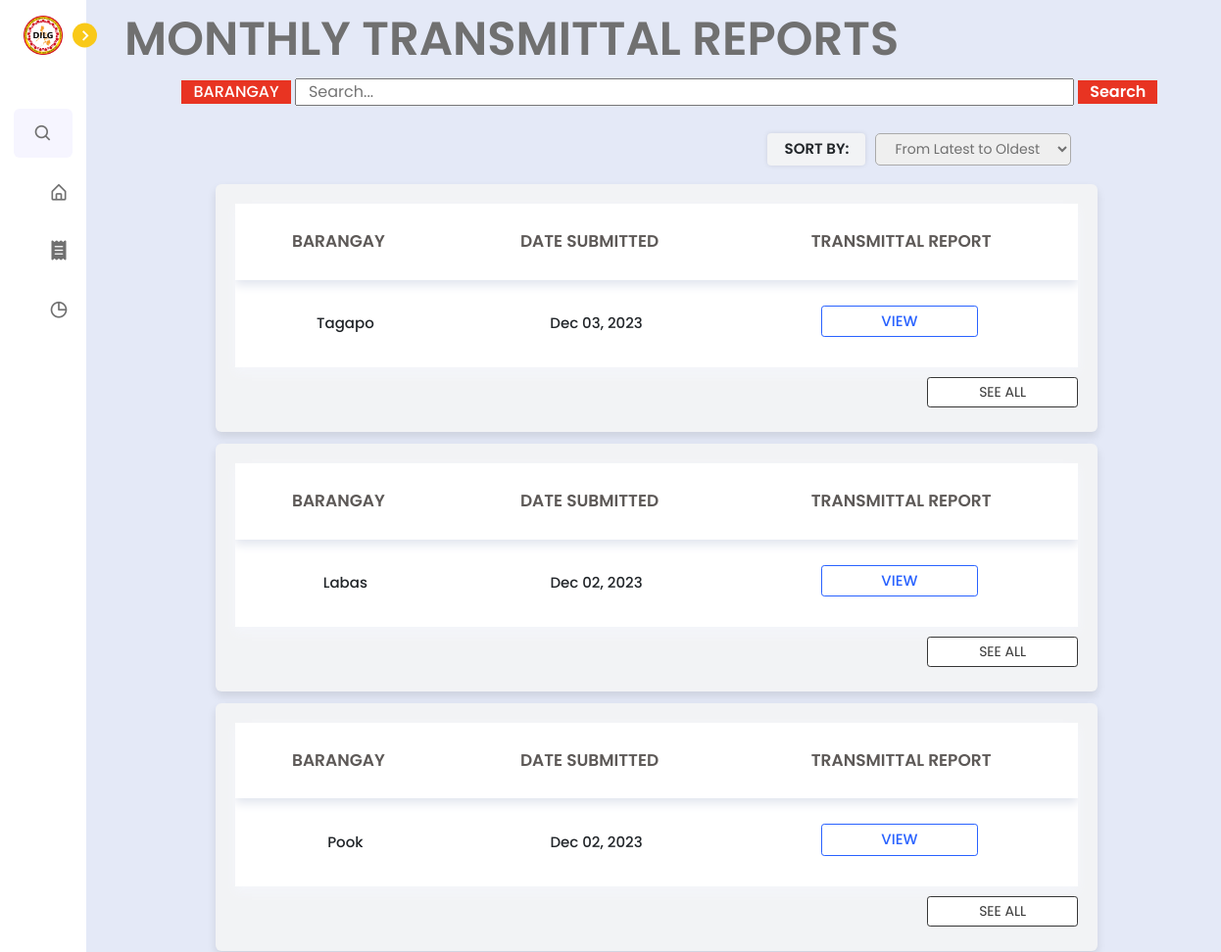
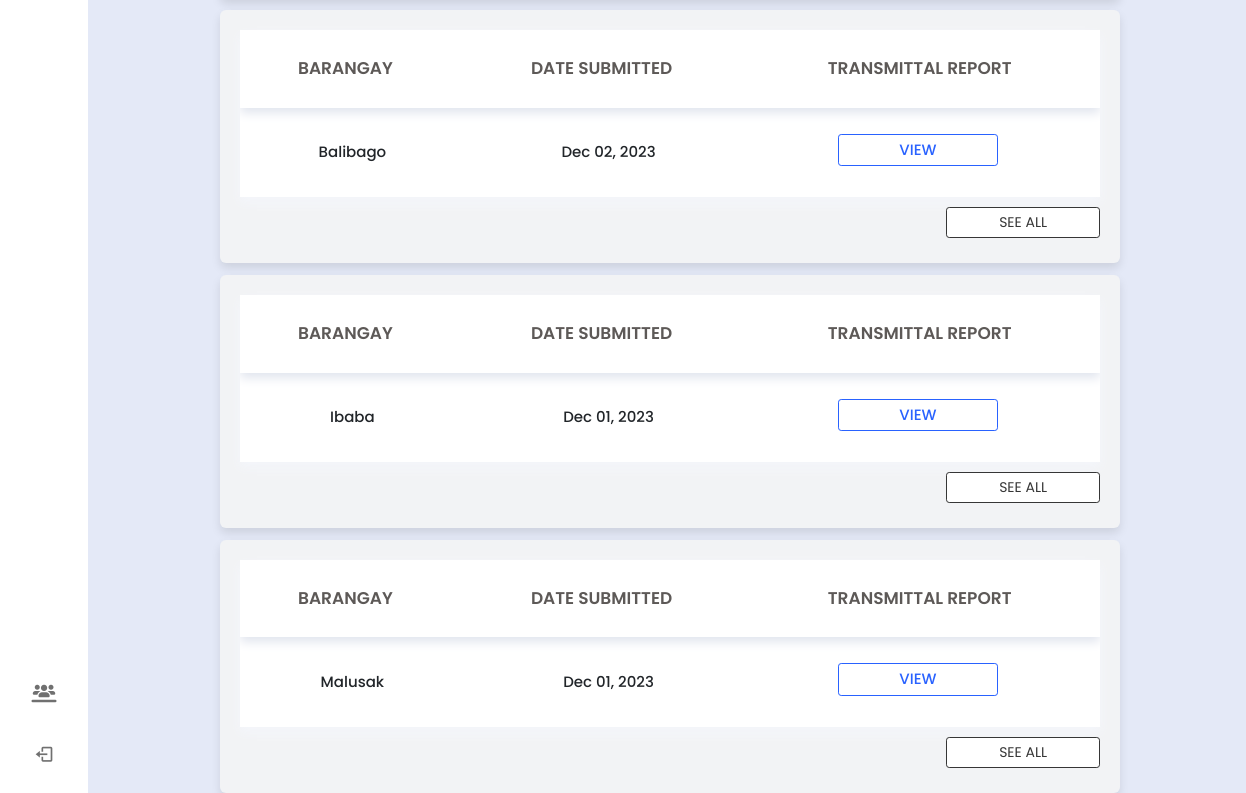
Screenshot of /dilg/transmittal_reports.php (signed in) with the database file from the repository (2 pictures, top to bottom).
### tables this page shows
CREATE TABLE `monthly_reports` (
  `monthlyReport_id` int(11) NOT NULL,
  `generate_report` varchar(50) DEFAULT NULL,
  `timestamp` timestamp NOT NULL DEFAULT current_timestamp(),
  `lupon_id` int(11) NOT NULL,
  `submitter_first_name` varchar(50) NOT NULL,
  `submitter_last_name` varchar(50) NOT NULL,
  `pb_id` int(11) NOT NULL
);

CREATE TABLE `pb_accounts` (
  `pb_id` int(11) NOT NULL,
  `account_id` int(11) NOT NULL,
  `barangay` varchar(255) NOT NULL,
  `barangay_captain` varchar(255) DEFAULT NULL,
  `email_address` varchar(255) NOT NULL,
  `password` varchar(255) NOT NULL,
  `signature_image` mediumblob DEFAULT NULL,
  `created_at` timestamp NOT NULL DEFAULT current_timestamp(),
  `account_status` varchar(50) DEFAULT 'active',
  `login_attempts` int(11) NOT NULL DEFAULT 0,
  `last_failed_attempt` datetime DEFAULT NULL
);

### dilg/transmittal_reports.php (the view, shortened to what this page needs)
<?php
include '../config.php';
if (isset($_POST['submit_search'])) {
    $search_case = mysqli_real_escape_string($conn, $_POST['search_case']);
    $query = "SELECT pb.barangay AS barangay,
        mr.timestamp AS date_submitted,
        mr.generate_report AS report,
        mr.lupon_id AS lupon_id, -- Add this line to include LUPON ID
        mr.pb_id AS pbId
        FROM `monthly_reports` AS mr
        INNER JOIN `pb_accounts` AS pb ON mr.pb_id = pb.pb_id
        WHERE pb.barangay LIKE '%$search_case%'
        ORDER BY mr.timestamp DESC";
} else {
    $query = "SELECT pb.barangay AS barangay,
        mr.timestamp AS date_submitted,
        mr.generate_report AS report,
        mr.lupon_id AS lupon_id, -- Add this line to include LUPON ID
        mr.pb_id AS pbId
        FROM `monthly_reports` AS mr
        INNER JOIN `pb_accounts` AS pb ON mr.pb_id = pb.pb_id
        ORDER BY mr.timestamp DESC";
}
$result = mysqli_query($conn, $query);
?>
<!DOCTYPE html>
<html lang="en">
<head>
    <link href='https://unpkg.com/boxicons@2.1.1/css/boxicons.min.css' rel='stylesheet'>
    <link rel="stylesheet" href="https://cdnjs.cloudflare.com/ajax/libs/font-awesome/6.4.2/css/all.min.css" />
    <link rel="stylesheet" href="../node_modules/bootstrap/dist/css/bootstrap.min.css">
    <link rel="stylesheet" href="../css/dilg.css">
    <link rel="stylesheet" href="../css/lupon_home.css">
    <link rel="stylesheet" href="../css/incidentform.css">
    <link rel="stylesheet" href="../css/lupon.css">
</head>
<body>
    <nav class="sidebar close">
            <header>
                <div class="image-text">
                    <span class="image">
                        <img src="../images/logo.png">
                    </span>
                </div>
                <i class='bx bx-chevron-right toggle'></i>
            </header>
            <div class="menu-bar">
                    <div class="menu">
                    <li class="search-box">
                <i class='bx bx-search icon'></i>
            </li>
                        <li class="nav-link">
                            <a href="home.php">
                                <i class='bx bx-home-alt icon' ></i>
                            </a>
                        </li>
                        <li class="nav-link">
                            <a href="transmittal_reports.php">
                            <i class="fa-solid fa-receipt icon"></i>
                            </a>
                        </li>
                        <li class="nav-link">
                            <a href="analytics.php">
                                <i class='bx bx-pie-chart-alt icon' ></i>
                            </a>
                        </li>
                </div>
                <div class="bottom-content">
                    <li class="">
                        <a href="manage_accounts.php">
                        <i class="fa-solid fa-users-line icon"></i>
                            </a>
                    </li>
                    <li class="">
                        <a href="../logout.php">
                            <i class='bx bx-log-out icon' ></i>
                        </a>
                    </li>
                </div>
            </div>
        </nav>
    <section class="home">
    <h1 style="margin-left: 1%; margin-top: -2.3%; display: flex; font-size: 48px;">MONTHLY TRANSMITTAL REPORTS</h1>
    <div class="search-container">
            <form action="" method="post">
                <button class="case-button" style="padding: 0px 12px;">BARANGAY</button>
                <input type="text" class="search-input" name="search_case" placeholder="Search...">
                <button type="submit" name="submit_search" class="search-button" style="padding: 0px 12px;">Search</button>
            </form>
    </div>
    <?php
    if (mysqli_num_rows($result) == 0) {
        echo '<div class="text-box">No Monthly Transmittal Reports Found</div>';
    } else {
        echo '<div class="sort-container">';
        echo '<div class="sort-filter-box">Sort By:</div>';
        echo '<select id="sort" onchange="loadContent()">';
        echo '<option value="latest">From Latest to Oldest</option>';
        echo '</select>';
        echo '</div>';
            while ($row = mysqli_fetch_assoc($result)) {
                $barangay = $row['barangay'];
                $dateSubmitted = date('M d, Y', strtotime($row['date_submitted']));
                $transmittalReport = $row['report'];
                $pbId = $row['pbId'];
                echo '<div class="container" style="margin-top: 1%;">';
                echo '<table>';
                echo '<thead>';
                echo '<tr>';
                echo '<th>BARANGAY</th>';
                echo '<th>DATE SUBMITTED</th>';
                echo '<th>TRANSMITTAL REPORT</th>';
                echo '</tr>';
                echo '</thead>';
                echo '<tbody>';
                echo '<tr>';
                echo '<td>' . $barangay . '</td>';
                echo '<td>' . $dateSubmitted . '</td>';
        if (!empty($transmittalReport)) {
            echo '<td><a href="../tcpdf/monthly_report.php?pb_id=' . urlencode($pbId) . '" style="text-decoration: none;"><span class="generate">VIEW</span></a></td>';
        } else {
            echo '<td></td>';
        }
                echo '</tr>';
                echo '</tbody>';
                echo '</table>';
                echo '<a href="monthly_reports.php?pb_id=' . urlencode($pbId) . '" style="text-decoration: none;">';
                echo '<button class="schedule" style="width: 18%; font-size: 14px; margin-left: 82%; margin-top: 10px;">SEE ALL</button>';
                echo '</a>';
                echo '</div>';
            }
        }
            ?>
    </section>
</body>
</html>

### css/dilg.css (style rules this page uses)
* { margin: 0; padding: 0; box-sizing: border-box; font-family: 'Poppins', sans-serif; }
:root { --body-color: #E4E9F7; --sidebar-color: #FFF; --primary-color: #F9C918; --primary-color-light: #F6F5FF; --toggle-color: #DDD; --text-color: #707070; --tran-03: all 0.2s ease; --tran-03: all 0.3s ease; --tran-04: all 0.3s ease; --tran-05: all 0.3s ease; }
body { min-height: 100vh; background-color: var(--body-color); transition: var(--tran-05); overflow-x: hidden; overflow-y: hidden; }
.sidebar { position: fixed; top: 0; left: 0; height: 100%; width: 250px; padding: 10px 14px; background: var(--sidebar-color); transition: var(--tran-05); z-index: 100; }
.sidebar.close { width: 88px; }
.sidebar li { height: 50px; list-style: none; display: flex; align-items: center; margin-top: 10px; }
.sidebar header .image, .sidebar .icon { min-width: 60px; border-radius: 6px; }
.sidebar .icon { min-width: 60px; border-radius: 6px; height: 100%; display: flex; align-items: center; justify-content: center; font-size: 20px; }
.sidebar .text, .sidebar .icon { color: var(--text-color); transition: var(--tran-03); }
.sidebar header { position: relative; }
.sidebar header .image-text { display: flex; align-items: center; }
.sidebar header .image { display: flex; align-items: center; justify-content: center; }
.sidebar header .image img { width: 40px; border-radius: 6px; }
.sidebar header .toggle { position: absolute; top: 50%; right: -25px; transform: translateY(-50%) rotate(180deg); height: 25px; width: 25px; background-color: var(--primary-color); color: var(--sidebar-color); border-radius: 50%; display: flex; align-items: center; justify-content: center; font-size: 22px; cursor: pointer; transition: var(--tran-05); }
.sidebar.close .toggle { transform: translateY(-50%) rotate(0deg); }
.sidebar .menu { margin-top: 40px; }
.sidebar li.search-box { border-radius: 6px; background-color: var(--primary-color-light); cursor: pointer; transition: var(--tran-05); }
.sidebar li a { list-style: none; height: 100%; background-color: transparent; display: flex; align-items: center; height: 100%; width: 100%; border-radius: 6px; text-decoration: none; transition: var(--tran-03); }
.sidebar .menu-bar { height: calc(100% - 55px); display: flex; flex-direction: column; justify-content: space-between; overflow-y: scroll; }
.home { position: absolute; top: 0; top: 0; left: 250px; margin-left: 3%; margin-top: 3%; height: 100vh; width: calc(100% - 250px); background-color: var(--body-color); transition: var(--tran-05); }
.sidebar.close ~ .home { left: 78px; height: 100vh; width: calc(100% - 78px); }
.input-field input, select, .input-field-1 input, select { outline: none; font-size: 14px; font-weight: 400; color: var(--text-color); border-radius: 5px; border: 1px solid #aaa; padding: 0 15px; height: 42px; margin: 8px 0; }

### dilg/transmittal_reports.php (style rules this page uses)
body { overflow-y: scroll; }
.home { position: absolute; top: 0; top: 0; left: 250px; height: 100vh; width: calc(100% - 78px); background-color: var(--body-color); transition: var(--tran-05); }
.sidebar.close ~ .home { left: 78px; height: 100vh; width: calc(100% - 78px); }
.search-container { margin-left: 6%; margin-top: 1%; }
.search-input { width: 795px; padding: 0 12px; }
.case-button { background: #E83422; border: none; color: #fff; font-weight: 500; }
.search-button { background: #E83422; color: #fff; border: none; font-weight: 600; }
.container { background: #f2f3f5; margin-left: 9%; margin-top: 3%; width: 1018px; }
.container table thead tr th { font-size: 17px; text-align: center; }
.generate { background: #fff; padding: 4px 4px; color: #2962ff; border: 1px solid #2962ff; text-transform: uppercase; border-radius: 0.2rem; cursor: pointer; display: block; margin-bottom: 5px; width: 10rem; margin-left: 20%; text-decoration: none; cursor: pointer; }
.sort-filter-box { background-color: #F2F3F5; padding: 5px 4px; font-size: 15px; border-radius: 4px; margin-right: 10px; width: 100px; font-weight: 600; text-transform: uppercase; text-align: center; box-shadow: 0 0 5px rgba(0, 0, 0, 0.1); }
.sort-container { margin-left: 57.2%; margin-top: 20px; display: flex; align-items: center; }
#sort { height: 33px; }

### rows the page displays
monthly_reports: pb.barangay "Tagapo", timestamp "Dec 03, 2023"
monthly_reports: pb.barangay "Labas", timestamp "Dec 02, 2023"
monthly_reports: pb.barangay "Pook", timestamp "Dec 02, 2023"
monthly_reports: pb.barangay "Balibago", timestamp "Dec 02, 2023"
monthly_reports: pb.barangay "Ibaba", timestamp "Dec 01, 2023"
monthly_reports: pb.barangay "Malusak", timestamp "Dec 01, 2023"
